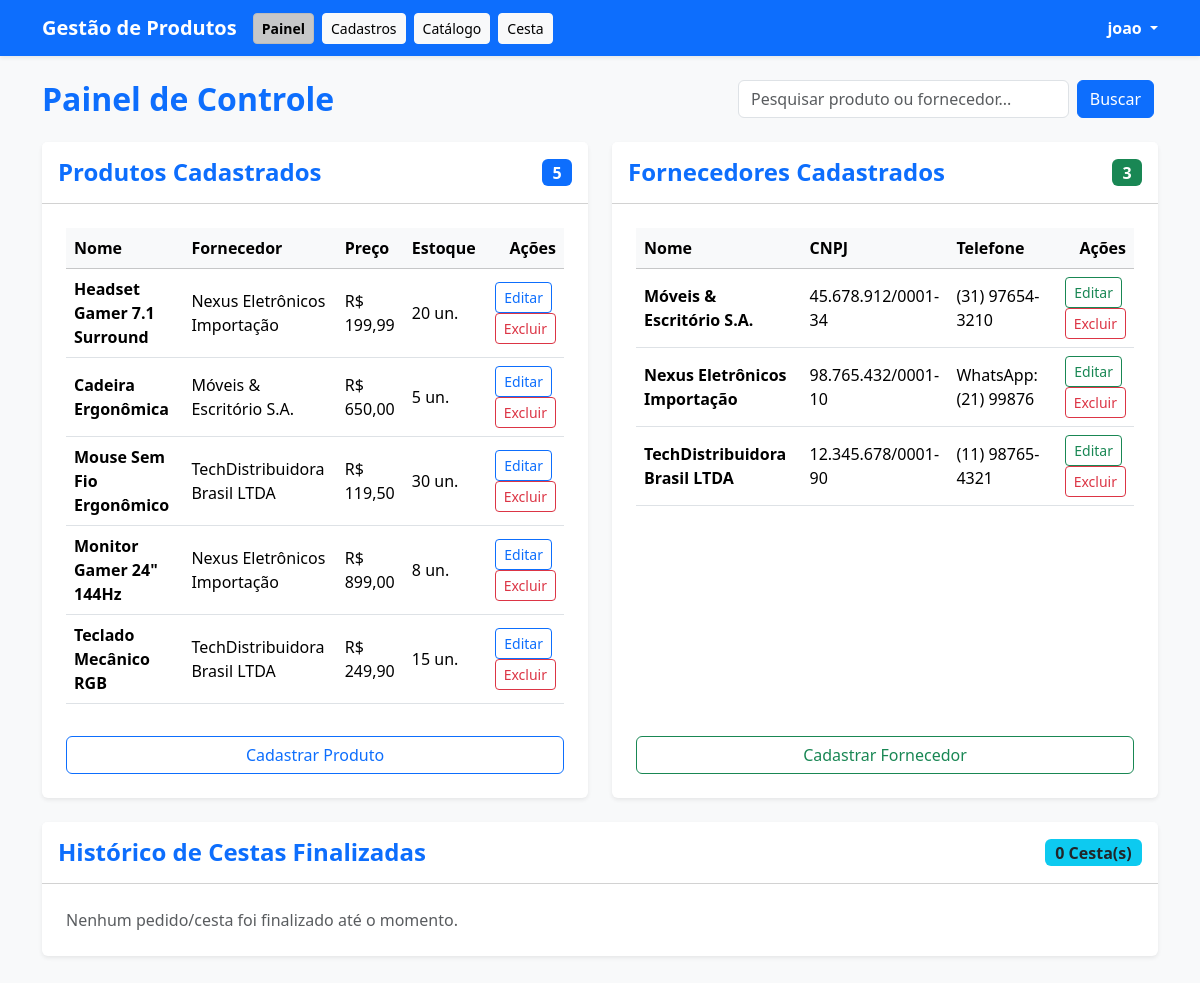
The page /SistemaDeGestaoDeProdutos/painel.php (signed in) on the database as committed earlier.
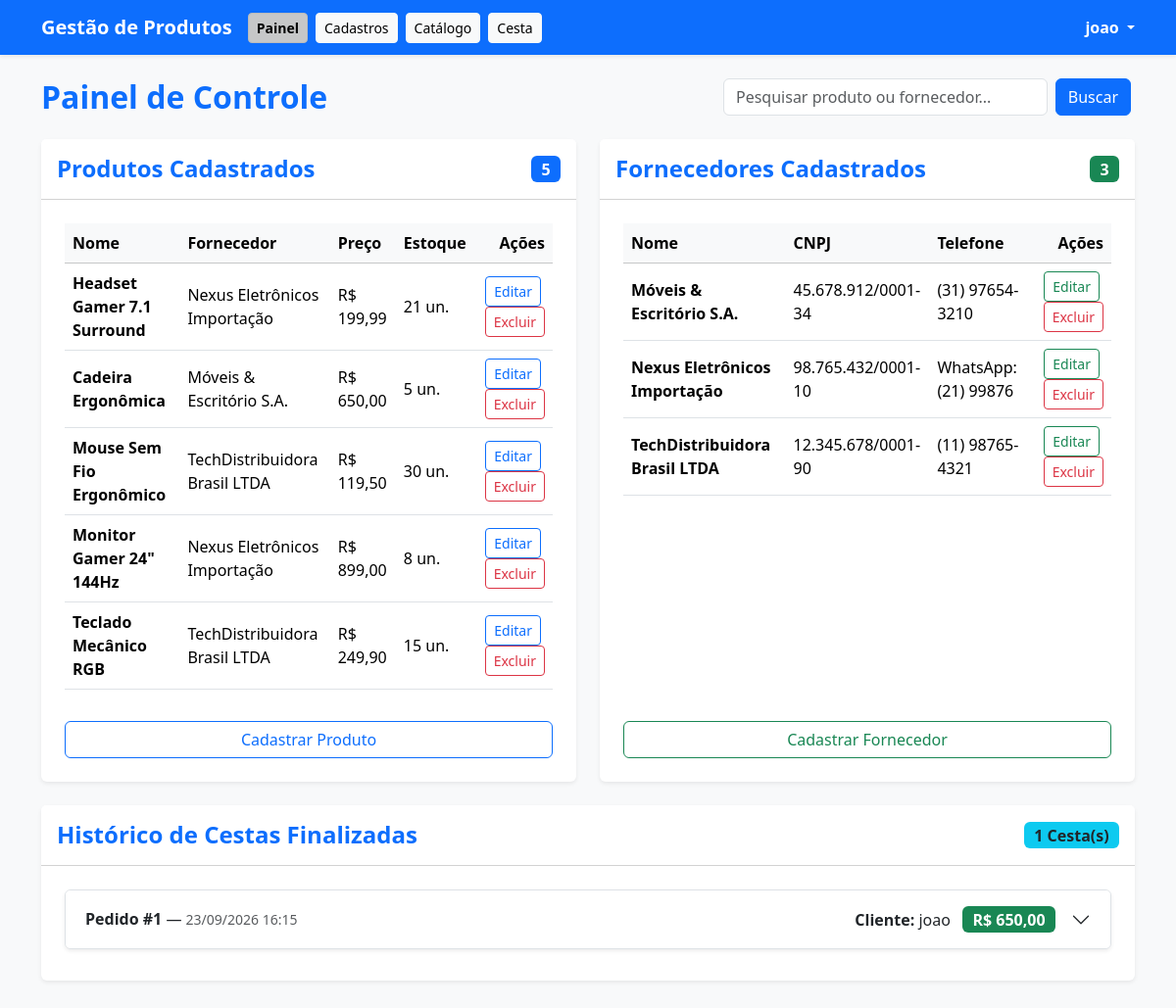
The same page on the database as committed later.
### tables this page shows
CREATE TABLE `produtos` (
  `id` int(11) NOT NULL,
  `nome` varchar(255) NOT NULL,
  `id_fornecedor` int(11) NOT NULL,
  `preco` decimal(10,2) NOT NULL,
  `quantidade` int(11) NOT NULL DEFAULT 0,
  `categoria` varchar(100) DEFAULT NULL,
  `descricao` text DEFAULT NULL,
  `created_at` timestamp NOT NULL DEFAULT current_timestamp()
);

CREATE TABLE `fornecedores` (
  `id` int(11) NOT NULL,
  `nome` varchar(255) NOT NULL,
  `cnpj` varchar(20) NOT NULL,
  `email` varchar(255) DEFAULT NULL,
  `telefone` varchar(20) DEFAULT NULL,
  `created_at` timestamp NOT NULL DEFAULT current_timestamp()
);

CREATE TABLE `pedidos` (
  `id` int(11) NOT NULL,
  `id_usuario` int(11) NOT NULL,
  `data_pedido` datetime DEFAULT current_timestamp(),
  `total` decimal(10,2) NOT NULL
);

CREATE TABLE `usuarios` (
  `id` int(11) NOT NULL,
  `nome` varchar(100) NOT NULL,
  `email` varchar(150) NOT NULL,
  `senha` varchar(64) NOT NULL
);

### SistemaDeGestaoDeProdutos/painel.php (the view, shortened to what the changed rows need)
<?php
require_once "conexao.php";
$busca = trim($_GET['busca'] ?? '');
try {
    if (!empty($busca)) {
        $stmtProd = $pdo->prepare("SELECT p.*, f.nome AS nome_fornecedor
                                    FROM produtos p
                                    INNER JOIN fornecedores f ON p.id_fornecedor = f.id
                                    WHERE p.nome LIKE :busca OR f.nome LIKE :busca OR p.categoria LIKE :busca
                                    ORDER BY p.id DESC");
        $stmtProd->execute([':busca' => "%$busca%"]);
        $produtos = $stmtProd->fetchAll(PDO::FETCH_ASSOC);
        $stmtForn = $pdo->prepare("SELECT * FROM fornecedores
                                    WHERE nome LIKE :busca OR cnpj LIKE :busca OR email LIKE :busca
                                    ORDER BY id DESC");
        $stmtForn->execute([':busca' => "%$busca%"]);
        $fornecedores = $stmtForn->fetchAll(PDO::FETCH_ASSOC);
    } else {
        $stmtProd = $pdo->query("SELECT p.*, f.nome AS nome_fornecedor FROM produtos p INNER JOIN fornecedores f ON p.id_fornecedor = f.id ORDER BY p.id DESC");
        $produtos = $stmtProd->fetchAll(PDO::FETCH_ASSOC);
        $stmtForn = $pdo->query("SELECT * FROM fornecedores ORDER BY id DESC");
        $fornecedores = $stmtForn->fetchAll(PDO::FETCH_ASSOC);
    }
    $stmtPed = $pdo->query("SELECT p.*, u.nome AS nome_usuario, u.email AS email_usuario
                            FROM pedidos p
                            LEFT JOIN usuarios u ON p.id_usuario = u.id
                            ORDER BY p.data_pedido DESC");
    $pedidosHistorico = $stmtPed->fetchAll(PDO::FETCH_ASSOC);
} catch (PDOException $e) {
    $produtos = [];
    $fornecedores = [];
    $todosFornecedores = [];
    $pedidosHistorico = [];
}
$totalPedidos = count($pedidosHistorico);
?>
<!DOCTYPE html>
<html lang="pt-br">
<head>
    <link href="https://cdn.jsdelivr.net/npm/bootstrap@5.3.3/dist/css/bootstrap.min.css" rel="stylesheet">
</head>
<body class="bg-light">
    <div class="container mb-5">
        <div class="d-flex justify-content-between align-items-center mb-4 flex-wrap gap-3">
            <h2 class="text-primary fw-bold m-0">Painel de Controle</h2>
        </div>
        <div class="row g-4 mb-4">
            <div class="col-lg-6">
                <div class="card border-0 shadow-sm h-100">
                    <div class="card-body p-4 d-flex flex-column justify-content-between">
                        <div>
                            <?php if (empty($produtos)): ?>
                                <p class="text-muted mb-4">Nenhum produto encontrado.</p>
                            <?php else: ?>
                                <div class="table-responsive mb-3">
                                    <table class="table table-hover align-middle mb-0">
                                        <thead class="table-light">
                                            <tr>
                                                <th>Nome</th>
                                                <th>Fornecedor</th>
                                                <th>Preço</th>
                                                <th>Estoque</th>
                                                <th class="text-end">Ações</th>
                                            </tr>
                                        </thead>
                                        <tbody>
                                            <?php foreach ($produtos as $p): ?>
                                                <tr>
                                                    <td class="fw-semibold"><?php echo htmlspecialchars($p['nome']); ?></td>
                                                    <td><?php echo htmlspecialchars($p['nome_fornecedor']); ?></td>
                                                    <td>R$ <?php echo number_format($p['preco'], 2, ',', '.'); ?></td>
                                                    <td><?php echo $p['quantidade']; ?> un.</td>
                                                    <td class="text-end">
                                                        <button type="button" class="btn btn-sm btn-outline-primary me-1" data-bs-toggle="modal" data-bs-target="#modalEditProduto<?= $p['id']; ?>">
                                                            Editar
                                                        </button>
                                                        <form action="painel.php" method="POST" class="d-inline" onsubmit="return confirm('Tem certeza que deseja excluir este produto?');">
                                                            <button type="submit" class="btn btn-sm btn-outline-danger">Excluir</button>
                                                        </form>
                                                    </td>
                                                </tr>
                                            <?php endforeach; ?>
                                        </tbody>
                                    </table>
                                </div>
                            <?php endif; ?>
                        </div>
                    </div>
                </div>
            </div>
            <div class="col-lg-6">
                <div class="card border-0 shadow-sm h-100">
                    <div class="card-body p-4 d-flex flex-column justify-content-between">
                        <div>
                            <?php if (empty($fornecedores)): ?>
                                <p class="text-muted mb-4">Nenhum fornecedor encontrado.</p>
                            <?php else: ?>
                                <div class="table-responsive mb-3">
                                    <table class="table table-hover align-middle mb-0">
                                        <thead class="table-light">
                                            <tr>
                                                <th>Nome</th>
                                                <th>CNPJ</th>
                                                <th>Telefone</th>
                                                <th class="text-end">Ações</th>
                                            </tr>
                                        </thead>
                                        <tbody>
                                            <?php foreach ($fornecedores as $f): ?>
                                                <tr>
                                                    <td class="fw-semibold"><?php echo htmlspecialchars($f['nome']); ?></td>
                                                    <td><?php echo htmlspecialchars($f['cnpj']); ?></td>
                                                    <td><?php echo htmlspecialchars($f['telefone'] ?? '-'); ?></td>
                                                    <td class="text-end">
                                                        <button type="button" class="btn btn-sm btn-outline-success me-1" data-bs-toggle="modal" data-bs-target="#modalEditFornecedor<?= $f['id']; ?>">
                                                            Editar
                                                        </button>
                                                        <form action="painel.php" method="POST" class="d-inline" onsubmit="return confirm('Tem certeza que deseja excluir este fornecedor?');">
                                                            <button type="submit" class="btn btn-sm btn-outline-danger">Excluir</button>
                                                        </form>
                                                    </td>
                                                </tr>
                                            <?php endforeach; ?>
                                        </tbody>
                                    </table>
                                </div>
                            <?php endif; ?>
                        </div>
                    </div>
                </div>
            </div>
        </div>
        <div class="card border-0 shadow-sm">
            <div class="card-header bg-white py-3 d-flex justify-content-between align-items-center">
                <h4 class="card-title m-0 text-primary fw-bold">Histórico de Cestas Finalizadas</h4>
                <span class="badge bg-info text-dark fs-6"><?= $totalPedidos; ?> Cesta(s)</span>
            </div>
            <div class="card-body p-4">
                <?php if (empty($pedidosHistorico)): ?>
                    <p class="text-muted m-0">Nenhum pedido/cesta foi finalizado até o momento.</p>
                <?php else: ?>
                    <div class="accordion" id="accordionPedidos">
                        <?php foreach ($pedidosHistorico as $ped): ?>
                            <div class="accordion-item mb-2 border rounded shadow-sm">
                                <h2 class="accordion-header" id="headingPed<?= $ped['id']; ?>">
                                    <button class="accordion-button collapsed" type="button" data-bs-toggle="collapse" data-bs-target="#collapsePed<?= $ped['id']; ?>" aria-expanded="false" aria-controls="collapsePed<?= $ped['id']; ?>">
                                        <div class="d-flex justify-content-between align-items-center w-100 me-3 flex-wrap gap-2">
                                            <span>
                                                <strong>Pedido #<?= $ped['id']; ?></strong> &mdash;
                                                <small class="text-muted"><?= date('d/m/Y H:i', strtotime($ped['data_pedido'])); ?></small>
                                            </span>
                                            <span>
                                                <strong>Cliente:</strong> <?= htmlspecialchars($ped['nome_usuario'] ?? 'N/A'); ?>
                                                <span class="badge bg-success ms-2 fs-6">R$ <?= number_format($ped['total'], 2, ',', '.'); ?></span>
                                            </span>
                                        </div>
                                    </button>
                                </h2>
                            </div>
                        <?php endforeach; ?>
                    </div>
                <?php endif; ?>
            </div>
        </div>
    </div>
</body>
</html>

Rows that differ between the two databases and show on the page:
changed produtos "Headset Gamer 7.1 Surround": quantidade "20" → "21"
added pedidos: id "1", data_pedido "23/09/2026 16:15", id_usuario.nome "joao", total "650,00"
Other text that changed with them:
$totalPedidos: "0" → "1"
text no longer shown: "Nenhum pedido/cesta foi finalizado até o momento."
